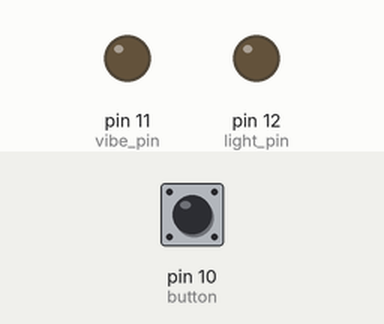
The sketch below on a simulated Arduino Uno, built with avr-gcc and run on an emulated ATmega328P. On the bench: output pins drawn as LEDs (lit = HIGH). The test bench sets the inputs (shaded band); at power-on: pin 10 (button) HIGH.

Above: at 1.2 s.
1.3 s: pin 10 (button) pulled LOW for 0.15 s
At 1.9 s:
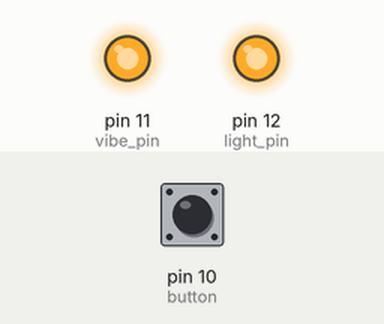
4.4 s: pin 10 (button) pulled LOW for 1 s
At 9.7 s:
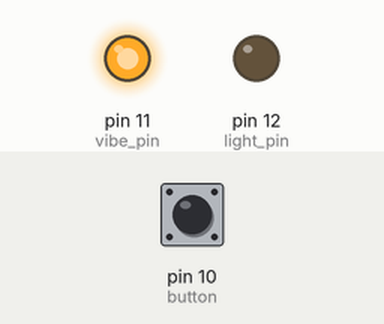
Timing chart, 0 to 11.9 s (numbered marks = the images above; inputs shaded):
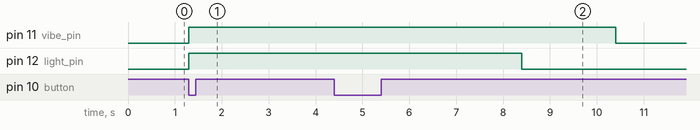

The sketch:

button_response.ino
```cpp
#define SEC5_MSEC 5000

int vibe_pin = 11;
int light_pin = 12;
int button = 10;
int button_state = 0;
int vibe_state = LOW;
long interval = 500;
unsigned long prev_millis;
unsigned long current_millis;

/*
 * Global state will have 0 if things aren't running and the time
 * that we started them if they are running
 *
 * This is meant to keep track of the state of our machine and should
 * be available to the entire program.
 */
struct state {
	unsigned long light = 0;
	unsigned long vibe = 0;
} global_state;

//void vibe() {
//	current_millis = millis();
//
//	if ((vibe_state == HIGH) && (current_millis - prev_millis >= interval))
//	{
//		vibe_state = LOW;  // Turn it off
//		digitalWrite(vibe_pin, vibe_state);  // Update the actual LED
//	}
//
//}

void start_light() {
	digitalWrite(light_pin, HIGH);
	global_state.light = millis();
}

void start_vibe() {
	digitalWrite(vibe_pin, HIGH);
	global_state.vibe = millis();
}

void end_light() {
	digitalWrite(light_pin, LOW);
	global_state.light = 0;
}

void end_vibe() {
	digitalWrite(vibe_pin, LOW);
	global_state.vibe = 0;
}

void setup() {
  // put your setup code here, to run once:
  pinMode(vibe_pin, OUTPUT);
  pinMode(light_pin, OUTPUT);
  pinMode(button, INPUT);
}
void loop() {
  // put your main code here, to run repeatedly:


  // read our inputs here, as of now we only have button, should be consecutive if's not elseifs
  if (digitalRead(button) == LOW){
	  start_light();
	  start_vibe();
  }

  // after reading inputs, see if we have to turn off any outputs
  current_millis = millis();
  if ( global_state.light != 0 && current_millis - global_state.light > 3000 )
	  end_light();
  if ( global_state.vibe != 0 && current_millis - global_state.vibe > SEC5_MSEC )
	  end_vibe();

}
```

Measured:
- after the input at 1.3 s, pin 11 (vibe_pin), pin 12 (light_pin): LOW → HIGH at once
- after the input at 4.4 s, pin 11 (vibe_pin): HIGH → LOW after 6.0 s instead of 2.0 s; pin 12 (light_pin): HIGH → LOW after 4.0 s instead of 0.05 s
